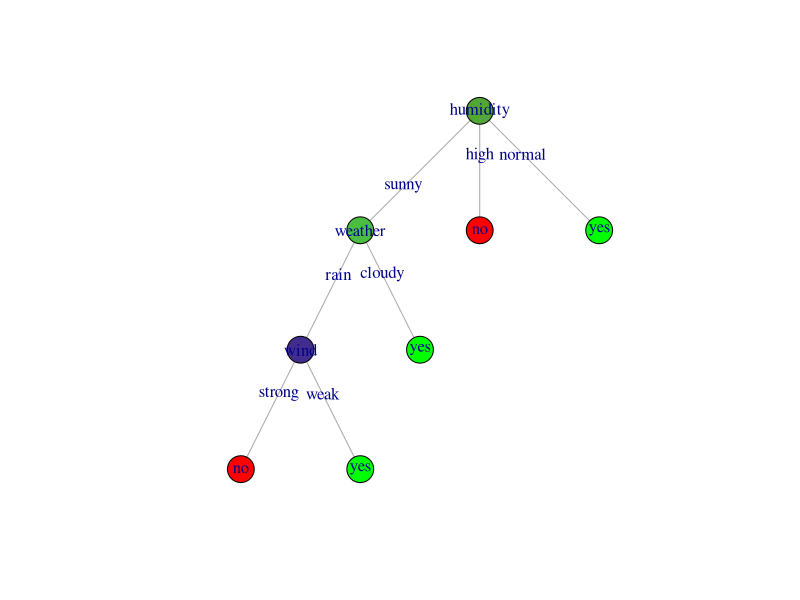

Generate this figure with R:
# Importing libraries
library(readr)
library(igraph)
library(dplyr)

# Loading the dataset
dataset <- read_csv("datasets/play_tennis.csv")[,-1]

randomColor <- function(){
  new_color <- round(runif(3, min = 0, max = 255), digits = 0)
  new_color <- as.character.hexmode(new_color)
  paste("#", new_color[1], new_color[2], new_color[3], sep = "")
}

# Creating vertice names and colors
v_names <- c(colnames(dataset[-5]), pull(unique(dataset[5])))
v_colors = replicate(length(v_names), randomColor())
names(v_colors) <- v_names
v_colors["yes"] <- "green"
v_colors["no"] <- "red"

# Creates an undirected graph
g <- graph.empty(directed = F)

v_name = "weather"
v_color = unname(v_colors[v_name])
g <- add_vertices(g, 1, label = v_name, color = v_color, attr = list())      #v1

v_name = "humidity"
v_color = unname(v_colors[v_name])
g <- add_vertices(g, 1, label = v_name, color = v_color, attr = list())      #v2

g <- add_edges(g, c(1,2), label = "sunny", attr = list())    #v1--v2

v_name = "wind"
v_color = unname(v_colors[v_name])
g <- add_vertices(g, 1, label = v_name, color = v_color, attr = list())      #v3

g <- add_edges(g, c(1,3), label = "rain", attr = list())    #v1--v3

v_name = "yes"
v_color = unname(v_colors[v_name])
g <- add_vertices(g, 1, label = v_name, color = v_color, attr = list())      #v4

g <- add_edges(g, c(1,4), label = "cloudy", attr = list())    #v1--v4

v_name = "no"
v_color = unname(v_colors[v_name])
g <- add_vertices(g, 1, label = v_name, color = v_color, attr = list())      #v5

g <- add_edges(g, c(2,5), label = "high", attr = list())    #v2--v5

v_name = "yes"
v_color = unname(v_colors[v_name])
g <- add_vertices(g, 1, label = v_name, color = v_color, attr = list())      #v6

g <- add_edges(g, c(2,6), label = "normal", attr = list())    #v2--v6

v_name = "no"
v_color = unname(v_colors[v_name])
g <- add_vertices(g, 1, label = v_name, color = v_color, attr = list())      #v7

g <- add_edges(g, c(3,7), label = "strong", attr = list())    #v3--v7

v_name = "yes"
v_color = unname(v_colors[v_name])
g <- add_vertices(g, 1, label = v_name, color = v_color, attr = list())      #v8

g <- add_edges(g, c(3,8), label = "weak", attr = list())    #v3--v8

plot(g, layout = layout_as_tree)
